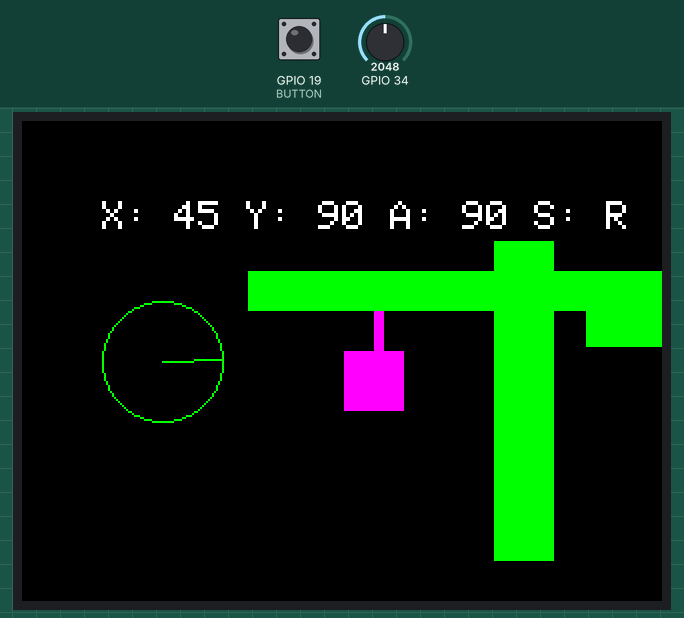
Simulated run of this program. Board: ESP32. Parts: 320×240 colour display. The test bench sets the inputs (shaded band); at power-on: GPIO 19 (BUTTON) HIGH, GPIO 34 = 2048. What the program prints to the serial monitor is not drawn.

Above: at 1.4 s.
1.5 s: GPIO 19 (BUTTON) pulled LOW for 0.7 s
4.6 s: GPIO 19 (BUTTON) pulled LOW for 1 s
7.1 s: GPIO 34 set to 3603
At 7.8 s:
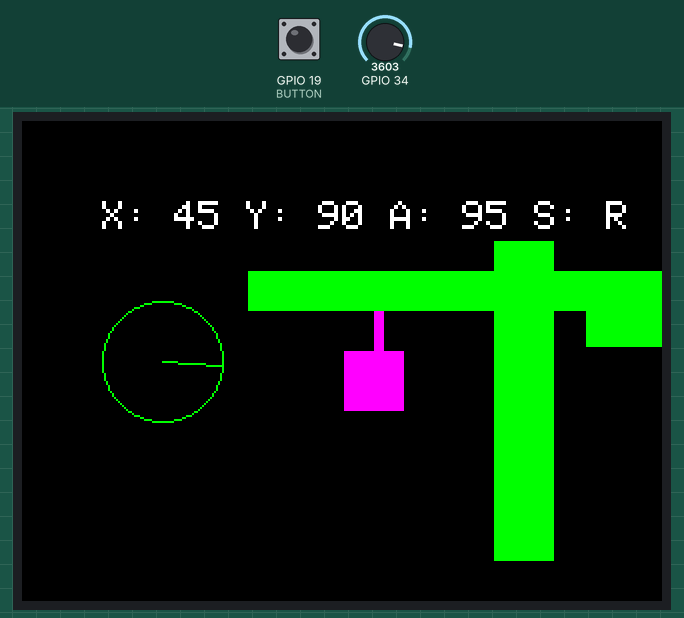
8.9 s: GPIO 34 set to 491
At 9.5 s:
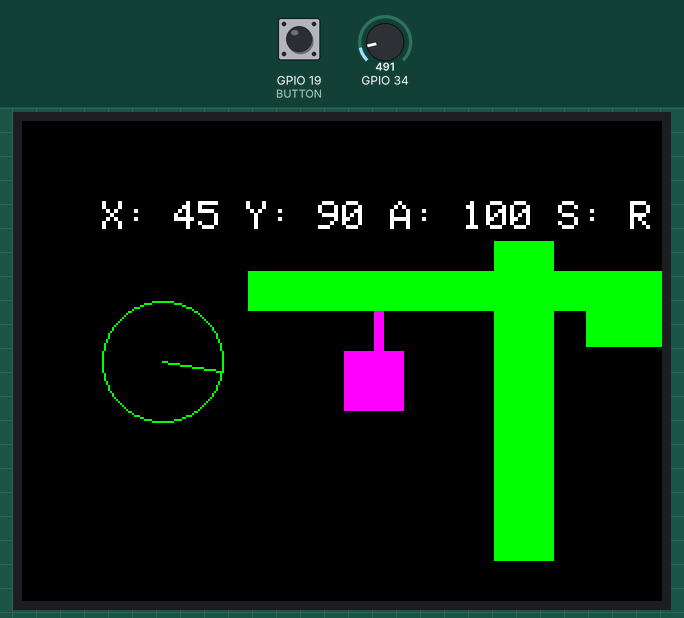
12.1 s: GPIO 34 set to 4095
At 12.5 s:
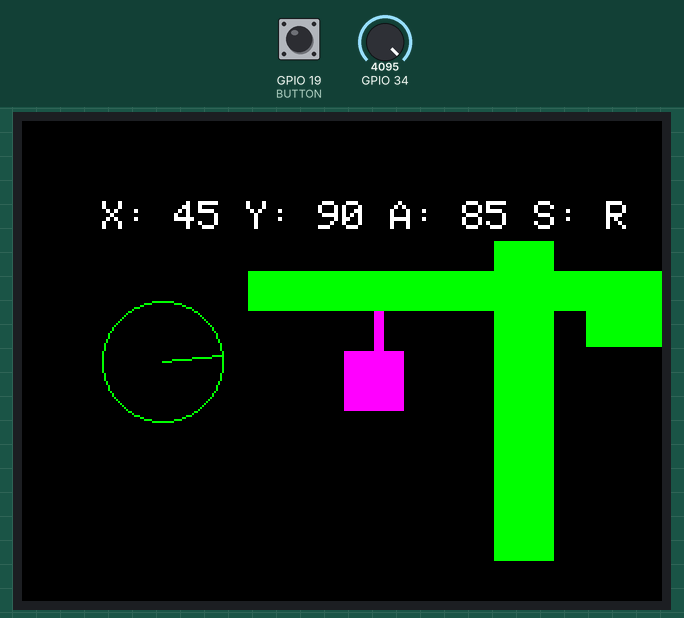
Timing chart, 0 to 15.1 s (numbered marks = the images above; inputs shaded):
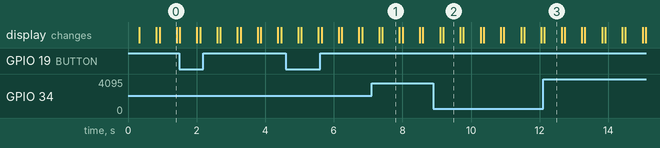

Measured:
- after the input at 7.1 s, the display: first differs from a run without the input after 0.31 s (image 1)
- what the display in image 0 shows lasts 0.5 s, from 0.9 s to 1.4 s

The program:

main.cpp
```cpp
#include <interface.h>
#include <joystic.h>
#include <craneController.h>

Joystick joystick = Joystick(34, 23);
// Joystick joystick = Joystick(34);

CraneParams crane;

volatile bool selectFlag = false;

#define SW 22
#define BUTTON 19

void IRAM_ATTR changeSelectFlag()
{
  Serial.println("Pressed");
  selectFlag = !selectFlag;
}

void setup()
{
  pinMode(BUTTON, INPUT_PULLUP);
  attachInterrupt(digitalPinToInterrupt(BUTTON), changeSelectFlag, RISING);

  Serial.begin(9600);
  joystick.begin();

  initDisplay();
  drawVerticalVision();

  drawCrane(crane.X, crane.Y);
  drawSuperiorVision(crane.angle);

  showInfo(crane.X, crane.Y, crane.angle, selectFlag);
}

void loop()
{
  tft.fillScreen(BLACK); // Limpando a tela
  craneController(&crane, joystick.readX(), 55, selectFlag);
  drawCrane(crane.X, crane.Y);
  drawSuperiorVision(crane.angle);
  drawVerticalVision();
  showInfo(crane.X, crane.Y, crane.angle, selectFlag);

  Serial.print("X:");
  Serial.print(crane.X);
  Serial.print(" Y:");
  Serial.print(crane.Y);
  Serial.print(" Angle:");
  Serial.print(crane.angle);
  Serial.print(" selectFlag:");
  Serial.print(selectFlag);
  Serial.print(" BUTTON:");
  Serial.println(digitalRead(BUTTON));
  delay(500);
}
```

interface.h
```cpp
#include <Adafruit_GFX.h>
#include <MCUFRIEND_kbv.h>

#define BLACK   0x0000
#define BLUE    0x001F
#define RED     0xF800
#define GREEN   0x07E0
#define CYAN    0x07FF
#define MAGENTA 0xF81F
#define YELLOW  0xFFE0
#define WHITE   0xFFFF

MCUFRIEND_kbv tft;

void initDisplay()
{
    // Inicialização do display
    tft.reset();
    tft.begin(0x9341);
    tft.setRotation(3);
    tft.fillScreen(BLACK);
    tft.setTextSize(2);
    tft.setTextColor(WHITE);
}

void drawVerticalVision()
{
    // Desenho do quadrado
    int squareX = tft.width() - 54 - 15 - 15; // Posição x do quadrado
    int squareY = tft.height() / 4; // Posição y do quadrado

    tft.fillRect(squareX, squareY, 30, tft.height() - 80, GREEN); // Base of crane

    squareX = tft.width() - 4 - 19 - 15;   // Posição x do quadrado
    squareY = tft.height() / 3 - 5; // Posição y do quadrado

    tft.fillRect(squareX, squareY, 38, 38, GREEN); // Balance of crane

    squareX = tft.width() - 42 - 150 - 15; // Posição x do quadrado
    squareY = tft.height() / 3 - 5; // Posição y do quadrado

    tft.fillRect(squareX, squareY, 170, 20, GREEN); // arm of crane
}

void drawCrane(int x, int y)
{
    int squareX = tft.width() - 54 - 135 - 15;  // Posição x do quadrado
    int squareY = tft.height() - 35 - 170 - 10; // Posição y do quadrado

    squareX = tft.width() - 54 - 135 - 15 + x;  // Posição x do quadrado
    squareY = tft.height() - 35 - 170 - 10 + y; // Posição y do quadrado

    tft.fillRect(squareX+15, tft.height()/3-5, 5, squareY-45, MAGENTA); // arm of crane

    tft.fillRect(squareX, squareY, 30, 30, MAGENTA); // crane
}

void drawSuperiorVision(int angle)
{
    int x_angle_circle = tft.width() - 250;  // Posição x do círculo
    int y_angle_circle = (tft.height()) / 2; // Posição y do círculo

    int circle_radius = 30;                  // Raio do círculo

    int x1 = x_angle_circle + circle_radius * cos((270 + angle) * PI / 180);
    int y1 = y_angle_circle + circle_radius * sin((270 + angle) * PI / 180);

    tft.drawLine(x_angle_circle, y_angle_circle, x1, y1, GREEN);          // Desenho da linha do raio do círculo
    tft.drawCircle(x_angle_circle, y_angle_circle, circle_radius, GREEN); // Desenho do círculo
}

void drawSuperiorCrane(int angle)
{
    int x_angle_circle = tft.width() - 250;  // Posição x do círculo
    int y_angle_circle = (tft.height()) / 2; // Posição y do círculo
    int circle_radius = 29;                  // Raio do círculo

    int x1 = x_angle_circle + circle_radius * cos((90 + angle) * PI / 180);
    int y1 = y_angle_circle + circle_radius * sin((90 + angle) * PI / 180);
    tft.fillCircle(x_angle_circle, y_angle_circle, circle_radius, BLACK); // Desenho do círculo

    tft.drawLine(x_angle_circle, y_angle_circle, x1, y1, WHITE); // Desenho da linha do raio do círculo
}

void showInfo(int x, int y, int angle, bool selectFlag)
{
    tft.setCursor(40, 40);
    tft.print("X: ");
    tft.print(x);
    tft.print(" Y: ");
    tft.print(y);
    tft.print(" A: ");
    tft.print(angle);
    if(selectFlag) tft.print(" S: C"); else tft.print(" S: R");
}
```
